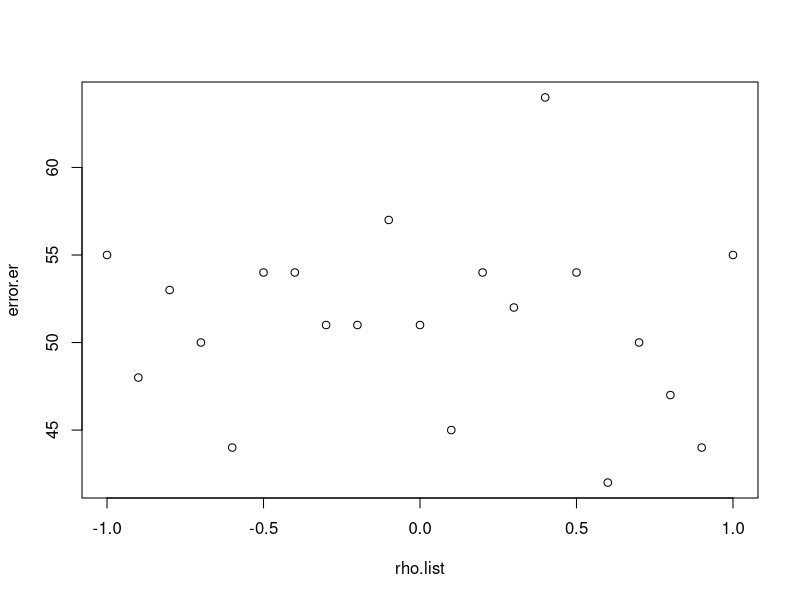
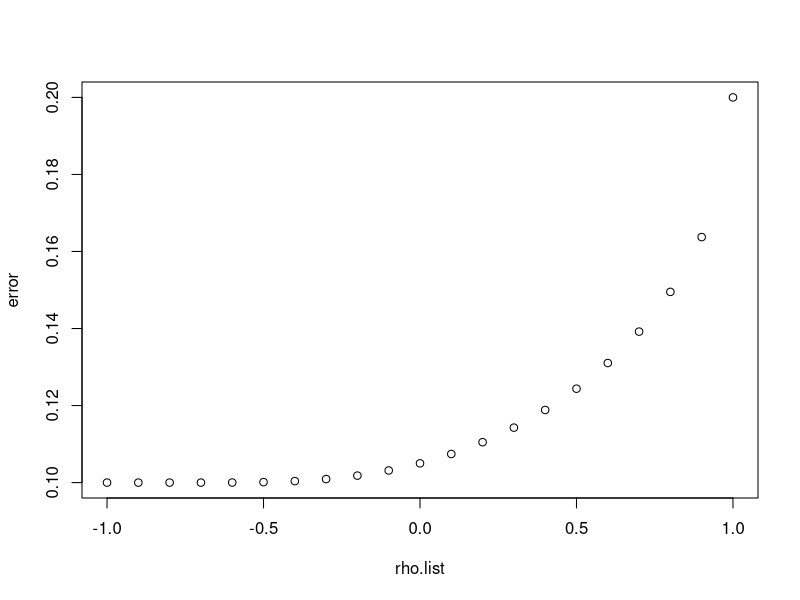

These figures' R source, in order:

# simulate 
library(MASS)

rho <- 1

# function for z test
z.test = function(a, mu=0, var=1){
  zeta = (mean(a) - mu) / (sqrt(var / length(a)))
  return(zeta)
}

empricalFDR <- function(rho){
sigma <- matrix(c(1,rho ,rho ,1),2,2)

# function for z test
z.test = function(a, mu=0, var=1){
  zeta = (mean(a) - mu) / (sqrt(var / length(a)))
  return(zeta)
}

# initilize z statieitcs
z1 <- c()
z2 <- c()

# Simulation
B=1000
for (i in 1:B) {
  
# create dataset: x1 is true null; x2 is false null
df <- data.frame(mvrnorm(n = 1000, mu=c(0,0.5), sigma))

# calculate z stats
z1[i] <- z.test(df$X1)
z2[i] <- z.test(df$X2)

}

# rejection
reject_z1 <- ifelse(z1>=qnorm(0.95),1,0)
reject_z2 <- ifelse(z2>=qnorm(0.95),1,0)

# calculate empirical fdr
#fdr.empirical = sum(reject_z1==1)/(sum(reject_z1==1)+sum(reject_z2==1))

# calculate # false rejections
return (sum(reject_z1==1))

}

rho.list <- seq(-1,1,by=0.1)
error.er <- sapply(rho.list, empricalFDR)
plot(error.er~rho.list )


#######################################

# calculate exact v(t)
library(mvtnorm)
mean <- c(0,0)  # under the null
lower <- c(-Inf, -Inf)
upper <- c(-qnorm(0.95), -qnorm(0.95))
rho <- 1
sigma <- matrix(c(1,rho ,rho ,1),2,2)
pmvnorm(lower, upper, mean, sigma)

mean <- c(0,0)  # under the null
lower <- c(1.96, 1.96)
upper <- c(Inf, Inf)
rho <- 1
sigma <- matrix(c(1,rho ,rho ,1),2,2)
pmvnorm(lower, upper, mean, sigma)

mean <- c(0,0)  # under the null
lower <- c(1.96, 1.96)
upper <- c(Inf, Inf)
rho <- seq()
sigma <- matrix(c(1,rho ,rho ,1),2,2)
pmvnorm(lower, upper, mean, sigma)



rho.list <- seq(-1,1,by=0.1)

# function to calculate the expected number of false rejections based on rho
R0_T <- function(rho) {
  mean <- c(0,0)
  sigma <- matrix(c(1,rho ,rho ,1),2,2)
  prob1 <- pmvnorm(lower=c(qnorm(0.95), -Inf), upper=c(Inf,qnorm(0.95)), mean, sigma) * 2 # prob of falsely reject either one 
  prob2 <- pmvnorm(lower=c(qnorm(0.95), qnorm(0.95)), upper=c(Inf,Inf), mean, sigma) * 2 # prob of falsely reject both two
  E.R0_t <- prob1 + 2*prob2 
  return(E.R0_t)
}
rho.list <- seq(-1,1,by=0.1)
error <- sapply(rho.list, R0_T)
plot(error~rho.list )

rho=0
mean <- c(0,0)
sigma <- matrix(c(1,rho ,rho ,1),2,2)
prob1 <- pmvnorm(lower=c(qnorm(0.95), -Inf), upper=c(Inf,qnorm(0.95)), mean, sigma) * 2 # prob of falsely reject either one 
prob2 <- pmvnorm(lower=c(qnorm(0.95), qnorm(0.95)), upper=c(Inf,Inf), mean, sigma) * 2 # prob of falsely reject both two
E.R0_t <- prob1 + 2*prob2 

